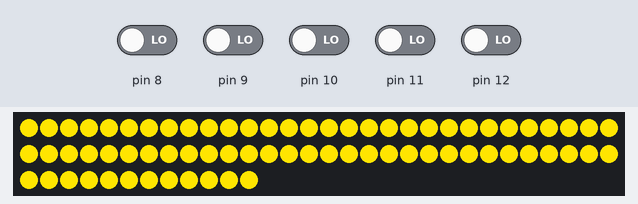
A sketch run on a simulated Arduino Uno, built with avr-gcc and run on an emulated ATmega328P. Parts: 72 RGB LEDs in strip order, left to right, continuing on the next row. The test bench sets the inputs (shaded band); at power-on: pin 8–12 LOW.

Above: at 3.5 s.
3.6 s: pin 9 driven HIGH
At 5.9 s:
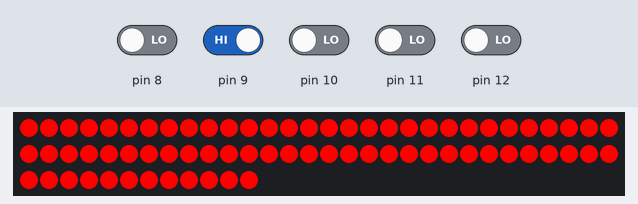
6.2 s: pin 11 driven HIGH
At 7.53 s:
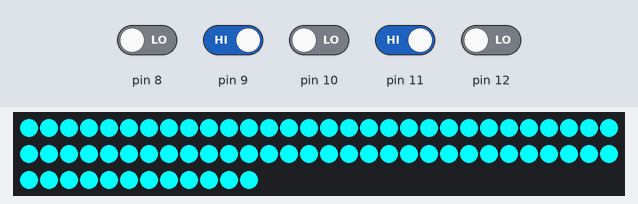
9.2 s: pin 10 driven HIGH
At 11.18 s:
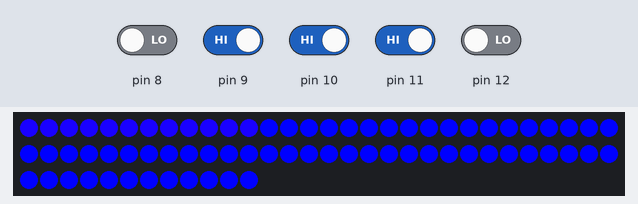
13.4 s: pin 10 driven LOW
16.2 s: pin 8 driven HIGH
At 18.59 s:
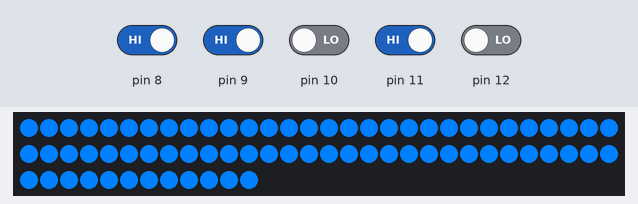
20.6 s: pin 12 driven HIGH
At 23.1 s:
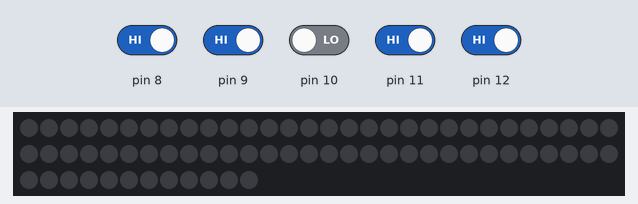

The sketch:

lightdex.ino
```cpp
/*  *** LIGHTDEX ***
    A project by MJJoaquin

    Originally created for the Nanoleaf replica
    light panels project by Akyelle
    https://www.thingiverse.com/thing:4686921/comments
    This program can easily be modified to work with
    any serial ARGB LEDs that "group" into sections

    This proram is designed to be as modular
    as possible for creating your own animations
    for any range of coding experience.

 *  *** SETUP ***
    FOLLOW CAREFULLY
    Set variables
      pin = Which pin is connected to the strip
      panelcount = How many "groups" in your project
      ledseach = How many LEDs are in each group
      fadeSteps = How smooth you want your transitions.
        More is better. Default to moderate processing
        time. If you have a lot of LEDs decrease to 20
        with 50ms delays, for few LEDs increase to 60
        with 17ms delays.
        *delayTime can be changed on the fly, just*
        *change it back!*

    Choose the animation
      Use lightdex_controller.ino on another arduino
        or jumpers to select animation. Or hook up a
        few switches. Or set  "int animation = #" to
        force only one animation. Or put it in a for
        loop to make it cycle through them. Or... the
        possibilities are endless, it's up to you!
      There are a variety of methods available to make
      it easy to create your own animations as well.
*/

#include <Adafruit_NeoPixel.h>
#define pin 13
#define panelcount 6
#define ledseach 12
#define fadeSteps 40
int delayTime = 25;

//X and Y layout of panels in order they are wired
//Refer to "2D diagram.png" for example
static int panelX[] = {0, 1, 1, 2, 3, 4};
static int panelY[] = {1, 1, 0, 0, 1, 1};
int width = 0;
int height = 0;
Adafruit_NeoPixel strip = Adafruit_NeoPixel(panelcount * ledseach, pin, NEO_GRB + NEO_KHZ800);

void setup() {
  pinMode(8, INPUT);
  pinMode(9, INPUT);
  pinMode(10, INPUT);
  pinMode(11, INPUT);
  pinMode(12, INPUT);
  strip.begin();
  Static(0, 0, 0);
  Pulse(0, 0, 0, 255, 255, 255);

  // Set width and height
  for (int i = 0; i <= panelcount - 1; i++) {
    if (width > panelX[i]) {
      width = panelX[i];
    }
  }
  for (int i = 0; i <= panelcount - 1; i++) {
    if (height > panelY[i]) {
      height = panelY[i];
    }
  }
}

void loop() {
  //Read
  int animation = Animation();

  //Output
  switch (animation) {
    case 0:
      FadeAll(255, 0, 0, 255, 255, 0);
      animation = Animation(); // allows animation to skip if changed
      if (animation != 0) {
        break;
      }
      FadeAll(255, 255, 0, 0, 255, 0);
      animation = Animation();
      if (animation != 0) {
        break;
      }
      FadeAll(0, 255, 0, 0, 255, 255);
      animation = Animation();
      if (animation != 0) {
        break;
      }
      FadeAll(0, 255, 255, 0, 0, 255);
      animation = Animation();
      if (animation != 0) {
        break;
      }
      FadeAll(0, 0, 255, 255, 0, 255);
      animation = Animation();
      if (animation != 0) {
        break;
      }
      FadeAll(255, 0, 255, 255, 0, 0);
      break;

    //Static colours
    case 1:
      Static(255, 255, 255);
      break;
    case 2:
      Static(255, 0, 0);
      break;
    case 3:
      Static(255, 255, 0);
      break;
    case 4:
      Static(0, 255, 0);
      break;
    case 5:
      Static(0, 255, 255);
      break;
    case 6:
      Static(0, 0, 255);
      break;
    case 7:
      Static(255, 0, 255);
      break;

    //Simple fades
    case 8:
      Pulse(255, 0, 0, 255, 255, 0);
      break;
    case 9:
      Pulse(255, 255, 0, 0, 255, 0);
      break;
    case 10:
      Pulse(0, 255, 0, 0, 255, 255);
      break;
    case 11:
      Pulse(0, 255, 255, 0, 0, 255);
      break;
    case 12:
      Pulse(0, 0, 255, 255, 0, 255);
      break;
    case 13:
      Pulse(255, 0, 255, 255, 0, 0);
      break;

    //2D animations
    case 14:
      delayTime = 10;
      Static(0, 0, 255);
      for (int i = 0; i <= 4; i++) {
        FadePanelColumn(i, 0, 0, 255, 255, 0, 255);
      }
      for (int i = 0; i <= 4; i++) {
        FadePanelColumn(i, 255, 0, 255, 0, 0, 255);
      }
      delayTime = 25;
      break;

    default:
      Static(0, 0, 0);
      break;
  }
}

// Reads selection pins
int Animation() {
  int result = 0;
  if (digitalRead(8) == HIGH) {
    result++;
  }
  if (digitalRead(9) == HIGH) {
    result += 2;
  }
  if (digitalRead(10) == HIGH) {
    result += 4;
  }
  if (digitalRead(11) == HIGH) {
    result += 8;
  }
  if (digitalRead(12) == HIGH) {
    result += 16;
  }
  return result;
}

//Sets panels individually. panelNumber starts at 0, from the arduino side of the strip
void SetPanel(int panelNumber, int red, int green, int blue) {
  for (int i = 0; i <= ledseach - 1; i++) {
    strip.setPixelColor(i + 12 * panelNumber, red, green, blue);
  }
  strip.show();
}

//Sets panels individually based on X & Y values
void SetPanelXY(int x, int y, int red, int green, int blue) {
  //Seach for panel number with coresponding coordinates
  int panelNumber;
  for (int i = 0; i <= panelcount; i++) {
    if (panelX[i] == x && panelY[i] == y) {
      panelNumber = i;
      break; //skip the rest, only one panel per coordinate
    }
  }
  //Set
  SetPanel(panelNumber, red, green, blue);
}

// Sets an entire row
void SetPanelRow(int row, int red, int green, int blue) {
  //Seach for panel number with coresponding coordinates
  int panelNumber;
  for (int i = 0; i <= panelcount - 1; i++) {
    if (panelY[i] == row) {
      panelNumber = i;
      SetPanel(panelNumber, red, green, blue);
    }
  }
}

// Sets an entire column
void SetPanelColumn(int column, int red, int green, int blue) {
  int panelNumber;
  for (int i = 0; i <= panelcount - 1; i++) {
    if (panelX[i] == column) {
      panelNumber = i;
      SetPanel(panelNumber, red, green, blue);
    }
  }
}

// Fades an entire row
void FadePanelColumn(int column, int red1, int green1, int blue1, int red2, int green2, int blue2) {
  for (int col = 0; col <= fadeSteps; col++) {
    for (int i = 0; i <= panelcount - 1; i++) {
      if (panelX[i] == column) {
        SetPanel(i, ((red2 - red1)*col / fadeSteps) + red1, ((green2 - green1)*col / fadeSteps) + green1, ((blue2 - blue1)*col / fadeSteps) + blue1);
      }
    }
    strip.show();
    delay(delayTime);
  }
}

//Sets everything to one colour. Good for clearing or no animation
void Static(int red, int green, int blue) {
  for (int i = 0; i <= panelcount * ledseach - 1; i++) {
    strip.setPixelColor(i , red, green, blue);
  }
  strip.show();
}

//Pulses entire array from one colour to another and back
//Takes (delayTime*fadeSteps*2) mills to run
void Pulse(int red1, int green1, int blue1, int red2, int green2, int blue2) {
  for (int col = 0; col <= fadeSteps; col++) {
    for (int i = 0; i <= panelcount * ledseach - 1; i++) {
      strip.setPixelColor(i, ((red2 - red1)*col / fadeSteps) + red1, ((green2 - green1)*col / fadeSteps) + green1, ((blue2 - blue1)*col / fadeSteps) + blue1);
    }
    strip.show();
    delay(delayTime);
  }
  for (int col = 0; col <= fadeSteps; col++) {
    for (int i = 0; i <= panelcount * ledseach - 1; i++) {
      strip.setPixelColor(i, ((red1 - red2)*col / fadeSteps) + red2, ((green1 - green2)*col / fadeSteps) + green2, ((blue1 - blue2)*col / fadeSteps) + blue2);
    }
    strip.show();
    delay(delayTime);
  }
}

//Pulses one panel from one colour to another and back
//Takes (delayTime*fadeSteps*2) mills to run
void PulsePanel(int panelNumber, int red1, int green1, int blue1, int red2, int green2, int blue2) {
  for (int col = 0; col <= fadeSteps; col++) {
    for (int i = panelNumber * 12; i <= (panelNumber + 1) * 12 - 1; i++) {
      strip.setPixelColor(i, ((red2 - red1)*col / fadeSteps) + red1, ((green2 - green1)*col / fadeSteps) + green1, ((blue2 - blue1)*col / fadeSteps) + blue1);
    }
    strip.show();
    delay(delayTime);
  }
  for (int col = 0; col <= fadeSteps; col++) {
    for (int i = panelNumber * 12; i <= (panelNumber + 1) * 12 - 1; i++) {
      strip.setPixelColor(i, ((red1 - red2)*col / fadeSteps) + red2, ((green1 - green2)*col / fadeSteps) + green2, ((blue1 - blue2)*col / fadeSteps) + blue2);
    }
    strip.show();
    delay(delayTime);
  }
}

//Fades all panels at the same time from 1 to 2
//Takes (delayTime*fadeSteps) mills to run
void FadeAll(int red1, int green1, int blue1, int red2, int green2, int blue2) {
  for (int col = 0; col <= fadeSteps; col++) {
    for (int i = 0; i <= panelcount * ledseach - 1; i++) {
      strip.setPixelColor(i, ((red2 - red1)*col / fadeSteps) + red1, ((green2 - green1)*col / fadeSteps) + green1, ((blue2 - blue1)*col / fadeSteps) + blue1);
    }
    strip.show();
    delay(delayTime);
  }
}
```

Measured:
- after the input at 3.6 s, the LEDs: first differ from a run without the input after 1.2 s (image 1)
- after the input at 6.2 s, the LEDs: first change at once (image 2 shows a later state)
- after the input at 20.6 s, the LEDs: first differ from a run without the input after 2.0 s (image 5)
